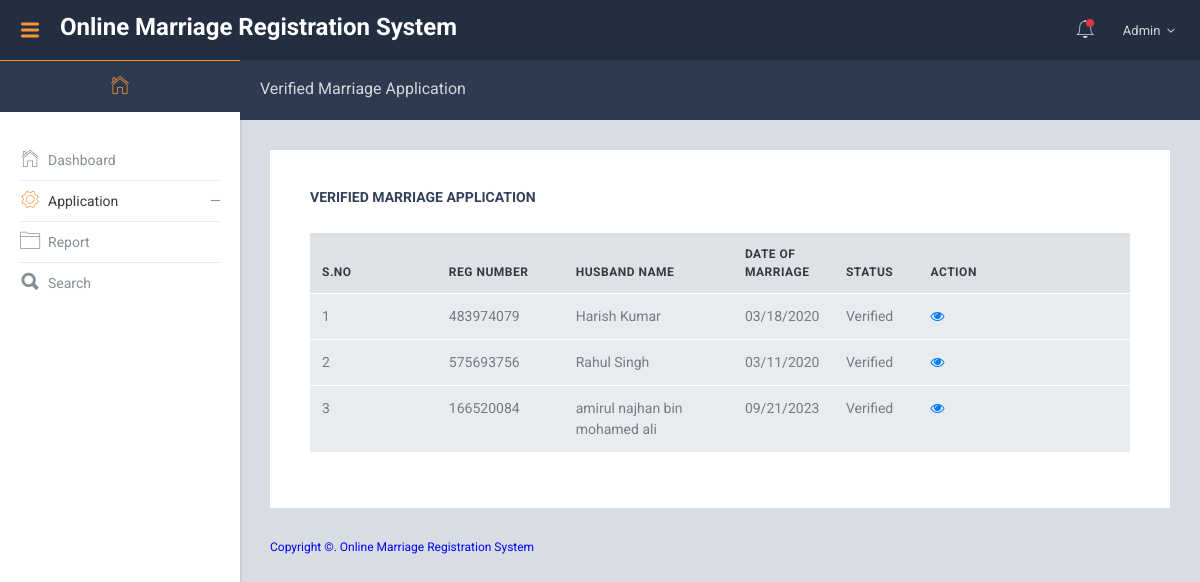
Screenshot of /admin/verified-marriage-application.php (signed in) with the database file from the repository.
### tables this page shows
CREATE TABLE `tblregistration` (
  `ID` int NOT NULL,
  `RegistrationNumber` varchar(100) DEFAULT NULL,
  `UserID` int DEFAULT NULL,
  `DateofMarriage` varchar(200) NOT NULL,
  `HusbandName` varchar(200) DEFAULT NULL,
  `HusImage` varchar(200) NOT NULL,
  `HusbandReligion` varchar(50) DEFAULT NULL,
  `Husbanddob` varchar(200) DEFAULT NULL,
  `HusbandSBM` varchar(50) DEFAULT NULL,
  `HusbandAdd` mediumtext,
  `HusbandZipcode` int DEFAULT NULL,
  `HusbandState` varchar(200) DEFAULT NULL,
  `HusbandAdharno` varchar(200) DEFAULT NULL,
  `WifeName` varchar(200) DEFAULT NULL,
  `WifeImage` varchar(200) NOT NULL,
  `WifeReligion` varchar(200) DEFAULT NULL,
  `Wifedob` varchar(200) DEFAULT NULL,
  `WifeSBM` varchar(50) DEFAULT NULL,
  `WifeAdd` mediumtext,
  `WifeZipcode` int DEFAULT NULL,
  `WifeState` varchar(200) DEFAULT NULL,
  `WifeAdharNo` varchar(200) DEFAULT NULL,
  `WitnessNamefirst` varchar(200) DEFAULT NULL,
  `WitnessAddressFirst` mediumtext,
  `WitnessNamesec` varchar(200) DEFAULT NULL,
  `WitnessAddresssec` mediumtext,
  `WitnessNamethird` varchar(200) DEFAULT NULL,
  `WitnessAddressthird` mediumtext,
  `RegDate` timestamp NOT NULL DEFAULT CURRENT_TIMESTAMP ON UPDATE CURRENT_TIMESTAMP,
  `Status` varchar(100) DEFAULT NULL,
  `Remark` varchar(120) DEFAULT NULL,
  `UpdationDate` timestamp NULL DEFAULT NULL ON UPDATE CURRENT_TIMESTAMP
);

### admin/verified-marriage-application.php (the view, shortened to what this page needs)
<?php
include('includes/dbconnection.php');
if (strlen($_SESSION['omrsaid']==0)) {
  header('location:logout.php');
  } else{
  ?>
<!DOCTYPE html>
<html lang="en">
  <head>
    <link href="lib/font-awesome/css/font-awesome.css" rel="stylesheet">
    <link href="lib/Ionicons/css/ionicons.css" rel="stylesheet">
    <link href="lib/perfect-scrollbar/css/perfect-scrollbar.css" rel="stylesheet">
    <link href="lib/jquery-toggles/toggles-full.css" rel="stylesheet">
    <link href="lib/highlightjs/github.css" rel="stylesheet">
    <link href="lib/datatables/jquery.dataTables.css" rel="stylesheet">
    <link href="lib/select2/css/select2.min.css" rel="stylesheet">
    <link rel="stylesheet" href="css/amanda.css">
  </head>
  <body>
<?php include_once('includes/header.php');
include_once('includes/sidebar.php');
 ?>
    <div class="am-pagetitle">
      <h5 class="am-title">Verified Marriage Application</h5>
    </div>
    <div class="am-mainpanel">
      <div class="am-pagebody">
        <div class="card pd-20 pd-sm-40">
          <h6 class="card-body-title">Verified Marriage Application</h6>
          <div class="table-wrapper" style="padding-top: 20px">
            <table id="datatable1" class="table display responsive nowrap">
              <thead>
                <tr>
                  <th class="wd-15p">S.No</th>
                  <th class="wd-15p">Reg Number</th>
                  <th class="wd-20p">Husband Name</th>
                  <th class="wd-10p">Date of Marriage</th>
                  <th class="wd-10p">Status</th>
                  <th class="wd-25p">Action</th>
                </tr>
              </thead>
              <tbody>
                <?php
$sql="SELECT * from tblregistration where Status='Verified'";
$query = $dbh -> prepare($sql);
$query->execute();
$results=$query->fetchAll(PDO::FETCH_OBJ);
$cnt=1;
if($query->rowCount() > 0)
{
foreach($results as $row)
{               ?>
                <tr>
                  <td><?php echo htmlentities($cnt);?></td>
                  <td><?php  echo htmlentities($row->RegistrationNumber);?></td>
                  <td><?php  echo htmlentities($row->HusbandName);?></td>
                  <td><?php  echo htmlentities($row->DateofMarriage);?></td>
                <?php if($row->Status==""){ ?>
                     <td><?php echo "Still Pending"; ?></td>
<?php } else { ?>                  <td><?php  echo htmlentities($row->Status);?>
                  </td>
                  <?php } ?>
                  <td><a href="view-marriage-application-detail.php?viewid=<?php echo htmlentities ($row->ID);?>"><i class="fa fa-eye" aria-hidden="true"></i></a></td>
                </tr>
              <?php $cnt=$cnt+1;}} ?>
              </tbody>
            </table>
          </div>
        </div>
      </div>
     <?php include_once('includes/footer.php');?>
    </div>
  </body>
</html>
<?php }  ?>

### admin/includes/header.php (shortened to what this page needs)
 <div class="am-header">
      <div class="am-header-left">
        <a id="naviconLeft" href="" class="am-navicon d-none d-lg-flex"><i class="icon ion-navicon-round"></i></a>
        <a href="index.html" class="am-logo">Online Marriage Registration System</a>
      </div>
      <div class="am-header-right">
        <div class="dropdown dropdown-notification">
          <a href="" class="nav-link pd-x-7 pos-relative" data-toggle="dropdown">
            <i class="icon ion-ios-bell-outline tx-24"></i>
            <span class="square-8 bg-danger pos-absolute t-15 r-0 rounded-circle"></span>
          </a>
        </div>
        <div class="dropdown dropdown-profile">
          <a href="" class="nav-link nav-link-profile" data-toggle="dropdown">
            <?php
$aid=$_SESSION['omrsaid'];
$sql="SELECT AdminName,Email from  tbladmin where ID=:aid";
$query = $dbh -> prepare($sql);
$query->bindParam(':aid',$aid,PDO::PARAM_STR);
$query->execute();
$results=$query->fetchAll(PDO::FETCH_OBJ);
$cnt=1;
if($query->rowCount() > 0)
{
foreach($results as $row)
{               ?>
            <span class="logged-name"><span class="hidden-xs-down"><?php  echo $row->AdminName;?></span> <i class="fa fa-angle-down mg-l-3"></i></span><?php $cnt=$cnt+1;}} ?>
          </a>
        </div>
      </div>
    </div>

### rows the page displays
tblregistration: RegistrationNumber "483974079", HusbandName "Harish Kumar", DateofMarriage "03/18/2020", Status "Verified"
tblregistration: RegistrationNumber "575693756", HusbandName "Rahul Singh", DateofMarriage "03/11/2020", Status "Verified"
tblregistration: RegistrationNumber "166520084", HusbandName "amirul najhan bin mohamed ali", DateofMarriage "09/21/2023", Status "Verified"

### other values shown
$row->AdminName "Admin"
